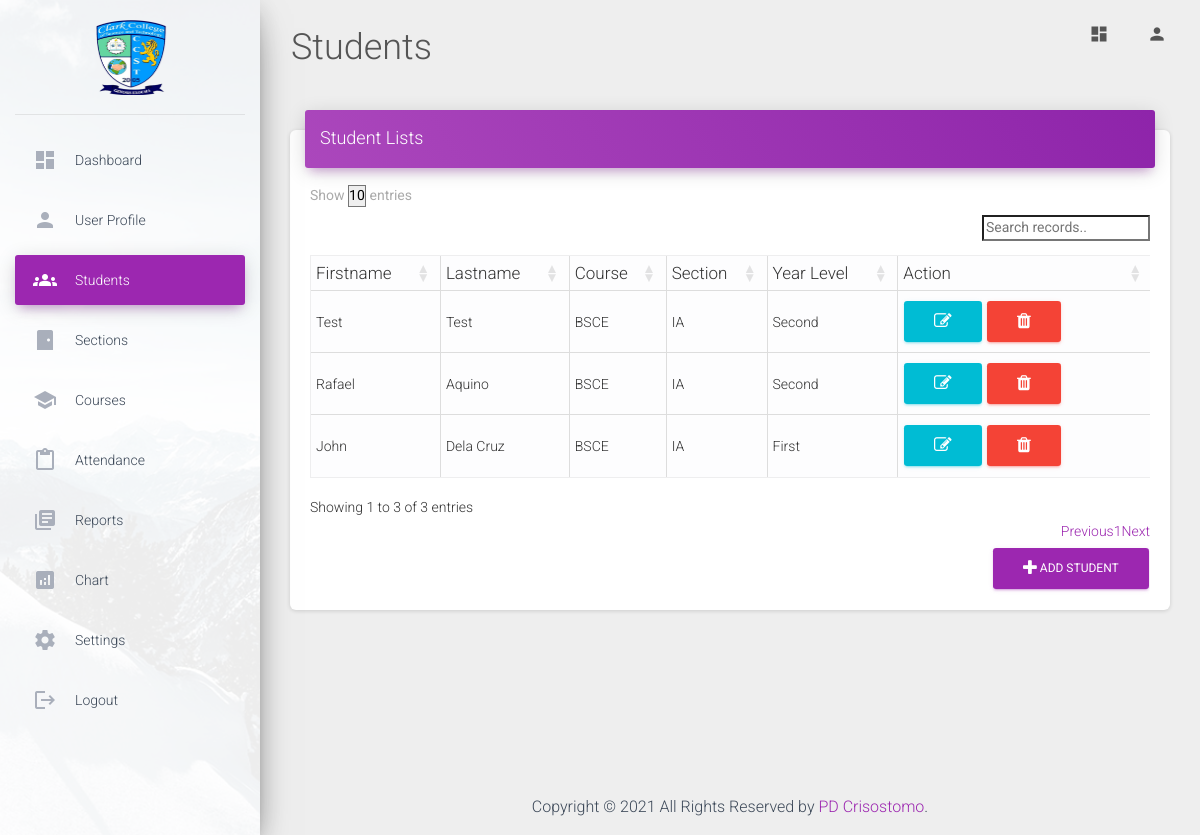
/view/students.php (signed in), run on the app's committed database.
### tables this page shows
CREATE TABLE `students` (
  `id` int(11) NOT NULL,
  `uid` varchar(255) NOT NULL,
  `firstname` varchar(255) NOT NULL,
  `lastname` varchar(255) NOT NULL,
  `course` varchar(50) NOT NULL,
  `year_level` varchar(50) NOT NULL,
  `section` varchar(255) NOT NULL,
  `date_added` timestamp NOT NULL DEFAULT current_timestamp() ON UPDATE current_timestamp()
);

### view/students.php (the view, shortened to what this page needs)
<?php require_once('./header.php')?>
		<div class="sidebar-wrapper">
		  <ul class="nav">
			 <li class="nav-item  ">
				<a class="nav-link" href="./dashboard.php">
				  <i class="material-icons">dashboard</i>
				  <p>Dashboard</p>
				</a>
			 </li>
			 <li class="nav-item ">
				<a class="nav-link" href="./user.php">
				  <i class="material-icons">person</i>
				  <p>User Profile</p>
				</a>
			 </li>
			 <li class="nav-item active">
				<a class="nav-link" href="./students.php">
				  <i class="material-icons">groups</i>
				  <p>Students</p>
				</a>
			 </li>
			 <li class="nav-item ">
	          <a class="nav-link" href="./sections.php">
	            <i class="material-icons">sensor_door</i>
	            <p>Sections</p>
	          </a>
	          </li>
			 <li class="nav-item ">
				<a class="nav-link" href="./courses.php">
				  <i class="material-icons">school</i>
				  <p>Courses</p>
				</a>
			 </li>
			 <li class="nav-item ">
				<a class="nav-link" href="./attendance.php">
				  <i class="material-icons">content_paste</i>
				  <p>Attendance</p>
				</a>
			 </li>
			 <li class="nav-item ">
				<a class="nav-link" href="./reports.php">
				  <i class="material-icons">library_books</i>
				  <p>Reports</p>
				</a>
			 </li>
			 <li class="nav-item ">
				<a class="nav-link" href="./chart.php">
				  <i class="material-icons">analytics</i>
				  <p>Chart</p>
				</a>
			 </li>
			 <li class="nav-item  ">
				<a class="nav-link" href="./settings.php">
				  <i class="material-icons">settings</i>
				  <p>Settings</p>
				</a>
			 </li>
			 <li class="nav-item ">
				<a class="nav-link" href="../logout.php">
				  <i class="material-icons">logout</i>
				  <p>Logout</p>
				</a>
			 </li>
		  </ul>
		</div>
	 </div>
	 <div class="main-panel">
		<nav class="navbar navbar-expand-lg navbar-transparent navbar-absolute fixed-top ">
		  <div class="container-fluid">
			 <div class="navbar-wrapper">
				<a class="navbar-brand" href="javascript:;"><h2>Students</h2></a>
			 </div>
			 <?php require_once('./navbar.php')?>
		  </div>
		</nav>
		<div class="content">
		  <div class="container-fluid">
			 <div class="row">
				<div class="col-md-12">
				  <div class="card">
					 <div class="card-header card-header-primary">
						<h4 class="card-title ">Student Lists</h4>
					 </div>
					 <div class="card-body">
						<div class="table-responsive">
							 <table id="datatableid"class="table table-bordered table-light table-sm">
								<?php
 									 $uid = $_SESSION['id'];
								  	 $connection = mysqli_connect("localhost", "root", "", "attendance-monitoring-system");
									 $query = "SELECT * FROM students WHERE uid = '$uid'";
									 $query_run = mysqli_query($connection, $query);
							 ?>
								<thead>
								  <tr>
									 <th>Firstname</th>
									 <th>Lastname</th>
									 <th>Course</th>
									 <th>Section</th>
									 <th>Year Level</th>
									 <th>Action</th>
								  </tr>
								</thead>
								<tbody>
								  <?php
								  if(mysqli_num_rows($query_run) > 0)
								  {
									 while($row = mysqli_fetch_assoc($query_run))
									 {
										?>
								  <tr>
											 <td style="text-transform: capitalize;"><?php echo $row['firstname']?></td>
											 <td style="text-transform: capitalize;"><?php echo $row['lastname']?></td>
											 <td><?php echo $row['course']?></td>
											 <td><?php echo $row['section']?></td>
											 <td><?php echo $row['year_level']?></td>
											 <td>
											 <button type="submit" class="btn btn-info editbtn" name="edit_btn" title="Edit"><i class="fa fa-pencil-square-o" aria-hidden="true"></i></button>
											 <button type="submit" class="btn btn-danger deletebtn" name="delete_btn" title="Delete"> <i class="fa fa-trash" aria-hidden="true"></i></button>
											 </td>
								  </tr>
								  <?php
									 }
								  }
								  else{
								  }
								  ?>
									 </tbody>
										 </table>
							<button type="submit" class="btn btn-primary pull-right" data-toggle="modal" data-target="#exampleModalCenter" name="add_btn"><i class="fa fa-plus" aria-hidden="true"></i>  Add Student</button>
						</div>
					 </div>
				  </div>
				</div>
			 </div>
		  </div>
		</div>
		<footer>
				<br><br>
				<center>
				<div class="col-md-8 col-sm-6 col-xs-12">
				<p class="copyright-text">Copyright &copy; 2021 All Rights Reserved by
				 <a href="#">PD Crisostomo</a>.
				</p>
			 </div>
			 </center>
			 </footer>
	 </div>
  </div>
</body>
</html>

### data on the page
students: firstname "Test", lastname "Test", course "BSCE", section "IA", year_level "Second"
students: firstname "Rafael", lastname "Aquino", course "BSCE", section "IA", year_level "Second"
students: firstname "John", lastname "Dela Cruz", course "BSCE", section "IA", year_level "First"
